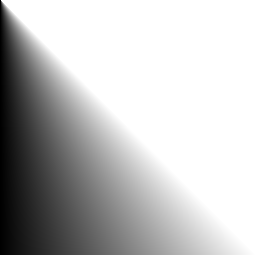
Frame 1 (no input)
Frame 2 (the mouse pressed at the canvas centre, redrawn once): identical to frame 1, image omitted

The Processing sketch that drew this single still picture (run headless with seeded random() and noise(); the mouse was pressed at the canvas centre and the sketch redrawn once):

// Processing sketch: AudiVisualProduction
// ── AudiVisualProduction.pde
PImage myImage; // Declare the image to be called ‘myImage’.
PGraphics g;
void setup()
{ 
  // Set width and height to be the dimensions of 
  // my computer’s screen.
  //fullScreen();
  // Or use some custom dimensions.
  size(255, 255);
  myImage = createImage(width, height, ARGB);
  g = createGraphics(width, height);
  
}

void draw()
{
  //*
  renderImage(myImage);
  // Tell Processing that myImage has been 
  // modified.
  myImage.updatePixels();
  image(myImage, 0, 0);// Draw the image onscreen.
  myImage.save("output.png");
  noLoop(); // Only draw once.
  //*/
  
  /*
  g.beginDraw();
  g.fill(255, 0, 0); // Red.
  g.stroke(0, 0, 0); // Black.
  for(int i = 0; i < 100; i++)
  {
    g.ellipse(random(width), random(height), 10, 10);
  }
  g.endDraw();
  image(g, 0, 0);
  g.save("output.png");
  noLoop(); // Only draw once.
  */
}

void renderImage(PImage image)
{
  // Construct the image by sampling coordinates within the domain.
  for(int row = 0; row < height; row++) // For every row in the domain   (all y values.)
  for(int col = 0; col < width;  col++) // For every column in each row. (all x values.)
  { 
    // Convert from 2D indices to 1D array index.
    int pixel_array_index = row*width + col;
    image.pixels[pixel_array_index] = evaluateImageFunction(col, row); // See later slide.
  }
}

color evaluateImageFunction(float x, float y)
{
  /*
  int val = (int)x;
  return color(val, val, val, 255);
  //*/
  
  /*
  int val = (int)y;
  return color(val, val, val, 255);
  //*/
  
  /*
  float val_f = (x + y) <= 255
                ? (x + y)
                : (x + y - 256);
  int val = (int) val_f;
  return color(val, val, val, 255);
  //*/
  
  /*
  x = x*3*PI*2/360;
  y = y*2*PI*2/360;
  int val = (int)(((sin(x*.1)*cos(y) + sin(y*.2)*cos(x*.3))*.25 + cos(x)*sin(y)*.25 + .5)*255);
  return color(val, val, val, 255);
  //*/
  
  /*
  x = x*3*PI*2/360;
  y = y*2*PI*2/360;
  int val = (int)(((sin(x*.1)*cos(y) + sin(y*.2)*cos(x*.3))*.25 + cos(x)*sin(y)*.25 + .5)*255);
  val = val/16 * 16;
  return color(val, val, val, 255);
  /*/
  
  /*
  int val = (int)(x) % 16 * 16;
  return color(val, val, val, 255);
  //*/
  
  int val = (int)(x / ((y+1)/255.0));
  return color(val, val, val, 255);
  
}
